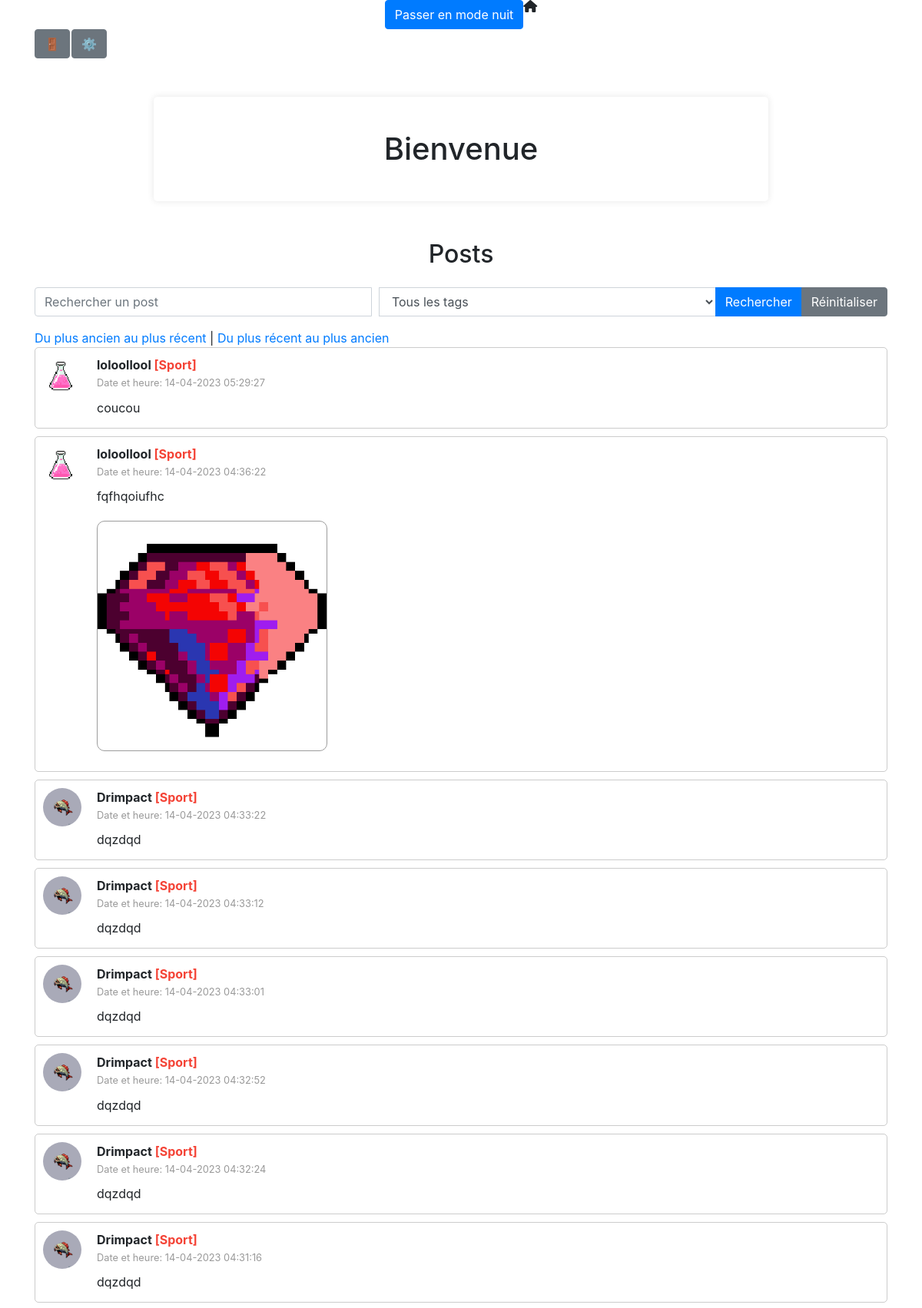
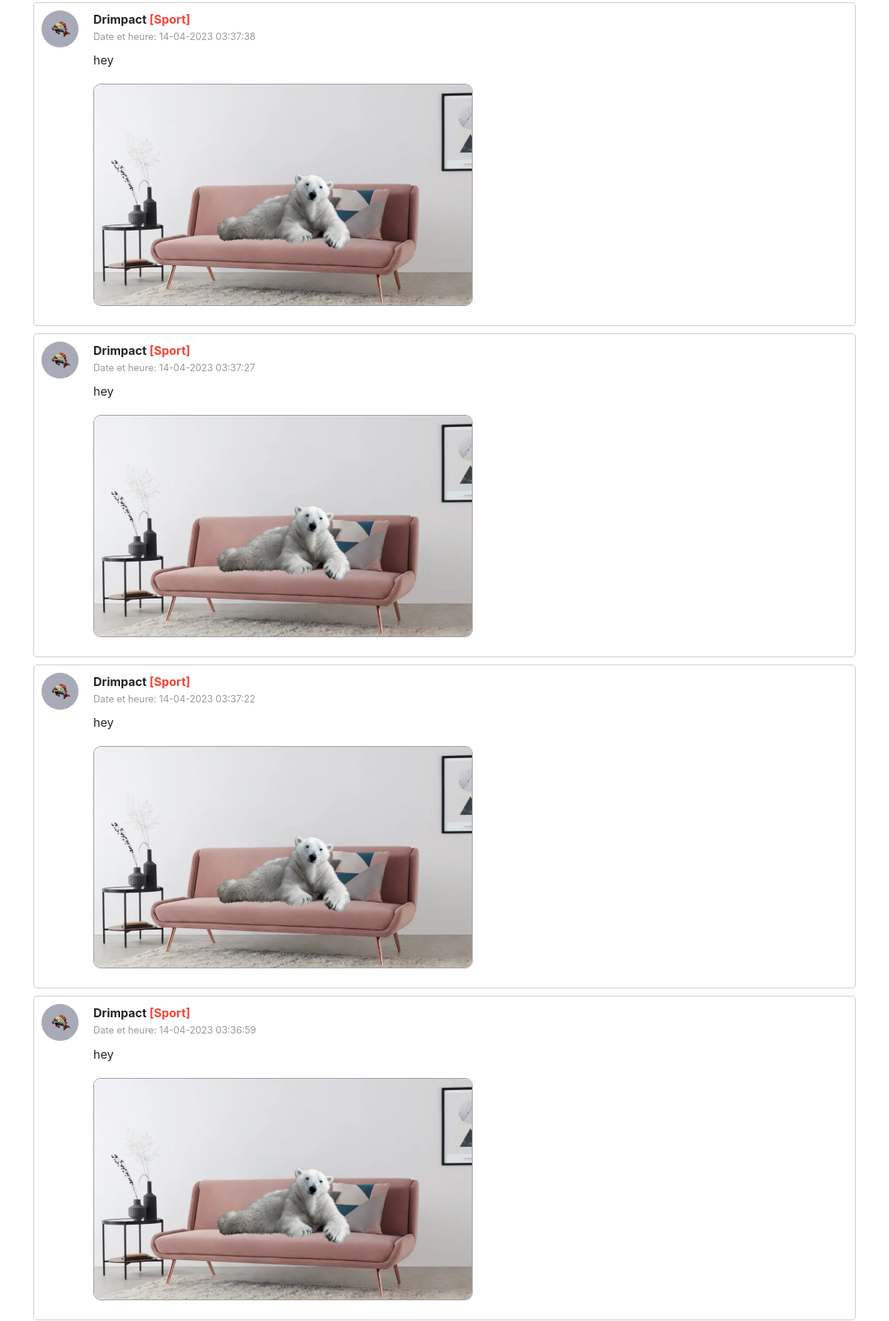
The app's page /home.php (upper part) with its own data (2 pictures, top to bottom).
### tables this page shows
CREATE TABLE `posts` (
  `id` int NOT NULL,
  `pseudo` varchar(255) NOT NULL,
  `content` text NOT NULL,
  `tag` varchar(255) DEFAULT NULL,
  `date_heure_message` datetime NOT NULL,
  `gif` varchar(255) DEFAULT NULL,
  `image_path` varchar(255) DEFAULT NULL
);

### home.php (the view, shortened to what this page needs)
<?php
$pdo = new PDO('mysql:host=localhost;dbname=projet', 'root', '', array(PDO::ATTR_ERRMODE => PDO::ERRMODE_WARNING, PDO::MYSQL_ATTR_INIT_COMMAND => 'SET NAMES utf8'));
$tags = [
  '1' => 'Sport',
  '2' => 'Culture',
  '3' => 'JeuxVidéo',
  '4' => 'Histoire',
  '5' => 'Cinéma',
  '6' => 'Littérature',
  '7' => 'Tech',
  '8' => 'Musique',
  '9' => 'Animé',
  '10' => 'Sondage',
];
$tagColors = [
  '1' => '#F44336',
  '2' => '#E91E63',
  '3' => '#9C27B0',
  '4' => '#673AB7',
  '5' => '#3F51B5',
  '6' => '#2196F3',
  '7' => '#03A9F4',
  '8' => '#00BCD4',
  '9' => '#009688',
  '10' => '#4CAF50',
];
if (isset($_GET['sort']) && ($_GET['sort'] == 'recent' || $_GET['sort'] == 'ancien')) {
    $order = ($_GET['sort'] == 'recent') ? 'DESC' : 'ASC';
} else {
    $order = 'DESC';
}
$search = isset($_GET['search']) ? '%' . $_GET['search'] . '%' : '%';
$tag = isset($_GET['tag']) ? $_GET['tag'] : '';
if (!empty($tag)) {
  $stmt = $pdo->prepare('SELECT * FROM posts WHERE content LIKE :search AND tag = :tag ORDER BY date_heure_message ' . $order);
  $stmt->execute(['search' => $search, 'tag' => $tag]);
} else {
  $stmt = $pdo->prepare('SELECT * FROM posts WHERE content LIKE :search ORDER BY date_heure_message ' . $order);
  $stmt->execute(['search' => $search]);
}
function getUserProfilePicture($pdo, $pseudo) {
  $stmt = $pdo->prepare("SELECT profile_picture FROM users WHERE pseudo = :pseudo");
  $stmt->execute(['pseudo' => $pseudo]);
  $user = $stmt->fetch(PDO::FETCH_ASSOC);
  return $user ? $user['profile_picture'] : '';
}
?>
<!DOCTYPE html>
<html lang="fr">
<head>
  <link rel="stylesheet" href="https://maxcdn.bootstrapcdn.com/bootstrap/4.5.2/css/bootstrap.min.css">
  <link rel="stylesheet" href="css/home_style.css">
  <link rel="stylesheet" href="css/dark_theme.css">
  <link rel="stylesheet" href="css/button.css">
</head>
    <div class="page-content">
        <div class="container">
        <div class="toggle-theme-container d-flex justify-content-center">
            <button id="toggle-theme" class="btn btn-primary">Passer en mode nuit</button>
            <i class="fa-solid fa-house"></i>
          </div>
        <div class="container-btn">
            <form method="post" action="logout.php" class="logout-form">
              <button type="submit" class="btn btn-secondary">	&#128682;</button>
            </form>
        <div class="settings-container">
            <button id="settings-btn" class="btn btn-secondary d-none d-md-inline-block">&#9881;</button>
        </div>
          </div>
          <div class="container-wrapper">
      <div class="welcome-container">
        <?php if (isset($_SESSION['pseudo'])) : ?>
          <img src="<?php echo (htmlspecialchars(getUserProfilePicture($pdo, $_SESSION['pseudo'])) ?: 'default_profile_picture.png') . '?t=' . time(); ?>" alt="Profile Picture" class="profile-picture" />
          <h1 class="my-4 welcome-message">Bienvenue, <?php echo htmlspecialchars($_SESSION['pseudo']); ?></h1>
        <?php else : ?>
          <h1 class="my-4 welcome-message">Bienvenue</h1>
        <?php endif; ?>
      </div>
 </div>
      <h2 class="my-4 centered">Posts</h2>
      <div class="tweets-container">
          <form method="get" class="search-form mb-3" id="search-form">
        <div class="input-group">
          <input type="text" name="search" class="form-control d-none d-md-inline-block" placeholder="Rechercher un post" value="<?php echo isset($_GET['search']) ? htmlspecialchars($_GET['search']) : ''; ?>">
          <select name="tag" class="form-control">
            <option value="">Tous les tags</option>
          </select>
          <div class="input-group-append">
            <button type="submit" class="btn btn-primary">Rechercher</button>
            <a href="<?php echo htmlspecialchars($_SERVER['PHP_SELF']); ?>" class="btn btn-secondary">Réinitialiser</a>
          </div>
        </div>
      </form>
          </div>
          <ul class="list-group">
                      <div class="sort-links">
                <a href="?sort=ancien">Du plus ancien au plus récent</a> | <a href="?sort=recent">Du plus récent au plus ancien</a>
              </div>
              <?php
      while ($post = $stmt->fetch(PDO::FETCH_ASSOC)) {
        echo '<div class="post-container d-flex">';
        $userProfilePicture = getUserProfilePicture($pdo, $post['pseudo']);
        echo '<a href="profile.php?user=' . htmlspecialchars($post['pseudo']) . '">';
        echo '<div class="post-profile-picture">';
        echo '<img src="' . htmlspecialchars($userProfilePicture) . '" alt="Profile Picture" class="profile-picture" />';
        echo '</div>';
        echo '</a>';
        echo '<div class="post-content-container">';
        echo '<strong class="post-username">' . $post['pseudo'] . ' <span style="color: ' . $tagColors[$post['tag']] . '">[' . $tags[$post['tag']] . ']</span></strong>';
        echo '<div class="post-info d-flex">';
        echo '<small>Date et heure: ' . date('d-m-Y H:i:s', strtotime($post['date_heure_message'])) . '</small>';
        echo '</div>';
        echo '<p class="post-content" style="word-wrap: break-word;">' . $post['content'] . '</p>';
        if (!empty($post['image_path'])) {
          echo '<div class="post-image">';
          echo '<img src="' . htmlspecialchars($post['image_path']) . '" alt="Post Image" />';
          echo '</div>';
        }
        echo '</div>';
        echo '</div>';
    }
      ?>
          </ul>
      </div>
    </div>
</body>
</html>

### css/home_style.css (style rules this page uses)
.centered { display: flex; justify-content: center; align-items: center; flex-direction: column; }
.post-content { word-wrap: break-word; margin-bottom: 4px; margin-top: 10px; }
.post-username { display: block; margin-bottom: 2px; }
.post-container { border: 1px solid rgba(0, 0, 0, 0.2); padding: 10px; margin-bottom: 10px; min-height: 50px; border-radius: 5px; }
.welcome-message { text-align: center; }
.container-wrapper { max-width: 800px; margin: 50px auto; padding: 20px; background-color: #ffffff; border-radius: 5px; box-shadow: 0px 0px 10px 0px rgba(0, 0, 0, 0.1); }
.search-form { display: flex; align-items: center; }
.search-form input { margin-right: 10px; }
.profile-picture { width: 50px; height: 50px; object-fit: cover; border-radius: 50%; margin-right: 10px; }
.welcome-container, .post-header { display: flex; align-items: center; }
.container-wrapper { display: flex; justify-content: center; align-items: flex-start; }
.post-info { justify-content: space-between; align-items: center; color: #999; }
.post-content-container { word-wrap: break-word; min-height: 50px; overflow: auto; flex-grow: 1; }
.post-profile-picture { margin-right: 10px; }
.logout-form { margin-right: 2px; }
.post-image img { max-width: 100%; max-height: 300px; object-fit: cover; border: 1px solid rgb(156, 156, 156); border-radius: 10px; margin-top: 16px; margin-bottom: 16px; }

### css/dark_theme.css (style rules this page uses)
:root { --main-bg-color: #212529; --main-text-color: #f0f0f0; --container-bg-color: #343a40; --post-container-bg-color: #3a3a3a; --primary-btn-color: #FFA500; --primary-btn-hover-color: #d38027; --danger-btn-color: #ff4d4d; --danger-btn-hover-color: #e63939; --form-control-bg-color: #495057; --form-control-border-color: #ced4da; --form-control-focus-color: #FFA500; --input-group-text-bg-color: #3a3a3a; --input-group-text-color: #f0f0f0; --modal-content-bg-color: #2c2c2c; --modal-content-text-color: #f8f8f8; --post-tag-color: #999; --post-info-color: #aaa; --navbar-bg-color: #2b2b2b; --navbar-border-color: rgba(255, 255, 255, 0.2); --floating-menu-bg-color: #2b2b2b; --floating-menu-border-color: rgba(255, 255, 255, 0.534); --navbarfixed-bottom-bg-color: #1c1c1c; --navbarfixed-bottom-text-color: #f0f0f083; }

### css/button.css (style rules this page uses)
.container-btn { display: flex; }

### records on screen
posts: pseudo "loloollool", tag "Sport", date_heure_message "14-04-2023 05:29:27", content "coucou"
posts: pseudo "loloollool", tag "Sport", date_heure_message "14-04-2023 04:36:22", content "fqfhqoiufhc", image_path (picture)
posts: pseudo "Drimpact", tag "Sport", date_heure_message "14-04-2023 04:33:22", content "dqzdqd"
posts: pseudo "Drimpact", tag "Sport", date_heure_message "14-04-2023 04:33:12", content "dqzdqd"
posts: pseudo "Drimpact", tag "Sport", date_heure_message "14-04-2023 04:33:01", content "dqzdqd"
posts: pseudo "Drimpact", tag "Sport", date_heure_message "14-04-2023 04:32:52", content "dqzdqd"
posts: pseudo "Drimpact", tag "Sport", date_heure_message "14-04-2023 04:32:24", content "dqzdqd"
posts: pseudo "Drimpact", tag "Sport", date_heure_message "14-04-2023 04:31:16", content "dqzdqd"
posts: pseudo "Drimpact", tag "Sport", date_heure_message "14-04-2023 03:37:38", content "hey", image_path (picture)
posts: pseudo "Drimpact", tag "Sport", date_heure_message "14-04-2023 03:37:27", content "hey", image_path (picture)
posts: pseudo "Drimpact", tag "Sport", date_heure_message "14-04-2023 03:37:22", content "hey", image_path (picture)
posts: pseudo "Drimpact", tag "Sport", date_heure_message "14-04-2023 03:36:59", content "hey", image_path (picture)
